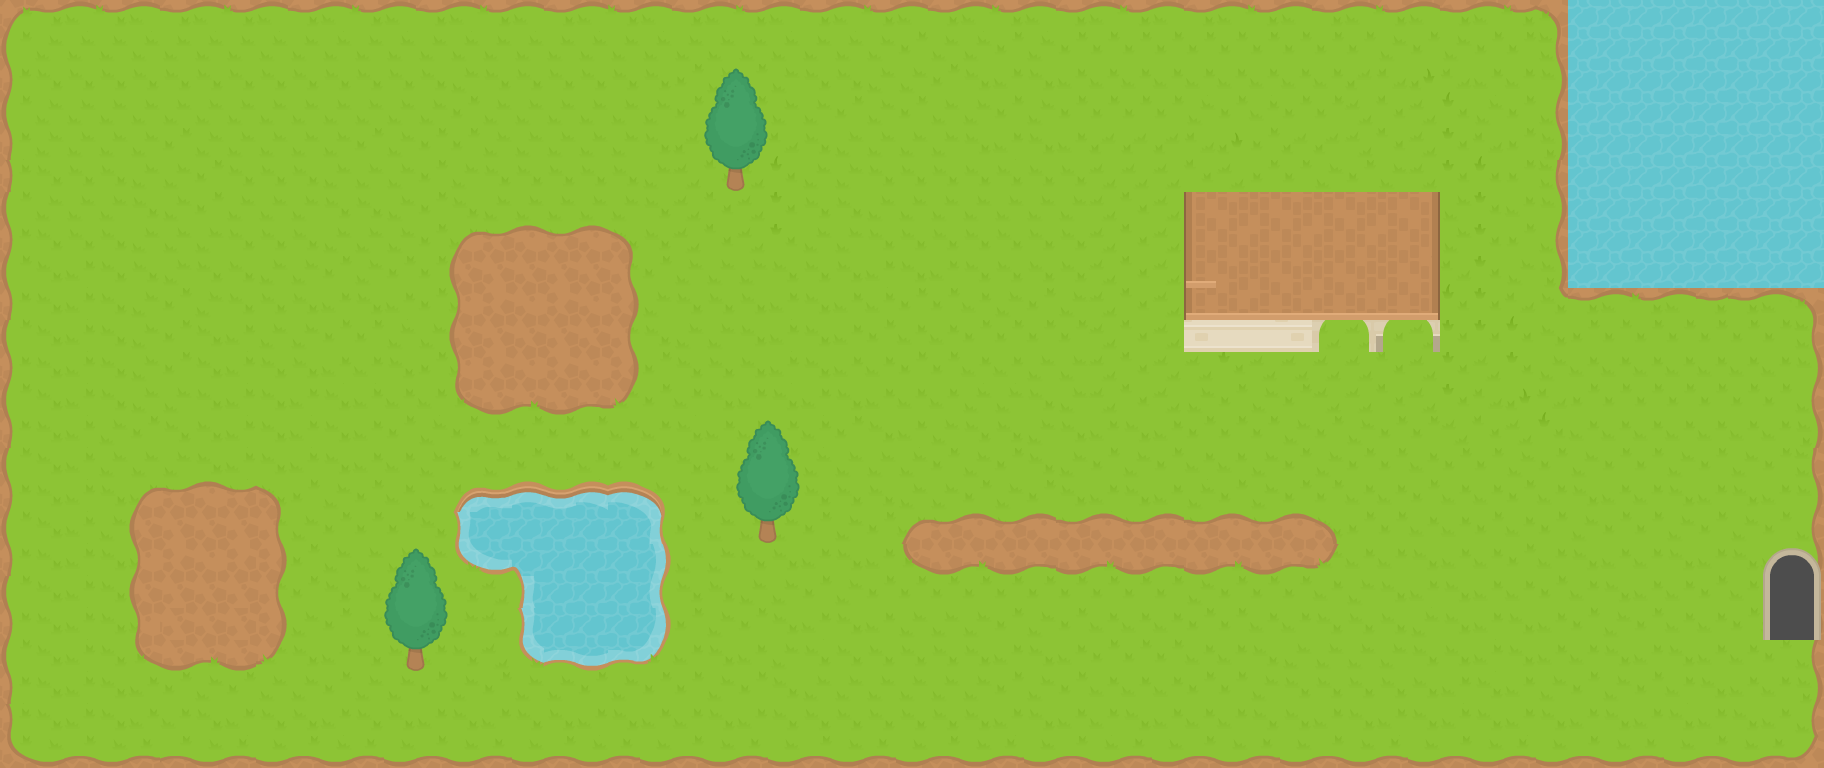

The image is a tile-based game level rendered from a .tmx file. Its description and source (layers, tilesets, objects; grid data summarised) follow:
An orthogonal 57x24 tile map with 32x32 px tiles, 5 tile layers (agua, suelo, salida, arbol, ...) and 18 objects (18x object).

<map version="1.4" tiledversion="1.4.3" orientation="orthogonal" renderorder="right-down" width="57" height="24" tilewidth="32" tileheight="32" infinite="0" nextlayerid="12" nextobjectid="47">
 <tileset firstgid="1" source="tileset.tsx" />
 <layer id="5" name="agua" width="57" height="24">
  <data>[1368 cells, 108 non-empty, 31 distinct tile ids]</data>
 </layer>
 <layer id="1" name="suelo" width="57" height="24">
  <data>[1368 cells, 1260 non-empty, 88 distinct tile ids]</data>
 </layer>
 <layer id="10" name="salida" width="57" height="24">
  <data>[1368 cells, 6 non-empty, 4 distinct tile ids]</data>
 </layer>
 <layer id="8" name="arbol" width="57" height="24">
  <data>[1368 cells, 24 non-empty, 8 distinct tile ids]</data>
 </layer>
 <layer id="6" name="casa" width="57" height="24">
  <data>[1368 cells, 73 non-empty, 39 distinct tile ids]</data>
 </layer>
 <objectgroup id="11" name="objects">
  <object id="5" name="casa" type="object" x="1188" y="352">
   <polygon points="0,0 252,0 250,-130 -2,-128" />
  </object>
  <object id="6" name="personaje" type="object" x="770" y="288.36" width="48" height="48" />
  <object id="7" name="npc" type="object" x="845.167" y="202.105" width="48" height="48" />
  <object id="29" name="arbol" type="object" x="706" y="130" width="63" height="60" />
  <object id="30" name="arbol" type="object" x="736" y="477" width="64" height="65" />
  <object id="32" name="arbol" type="object" x="385" y="608" width="62" height="64" />
  <object id="33" name="agua" type="object" x="449" y="480" width="223" height="93" />
  <object id="34" name="agua" type="object" x="513" y="574" width="161" height="98" />
  <object id="36" name="agua" type="object" x="1570" y="2" width="255" height="285" />
  <object id="38" name="puertamap2" type="object" x="1764" y="552" width="58" height="88" />
  <object id="39" name="pared" type="object" x="0" y="764" width="1826" height="64" />
  <object id="40" name="pared" type="object" x="-86" y="2" width="90" height="762" />
  <object id="41" name="pared" type="object" x="2" y="-100" width="1826" height="100" />
  <object id="42" name="pared" type="object" x="1824" y="-4" width="108" height="774" />
  <object id="43" name="puertajesus" type="object" x="1320" y="329" width="111" height="31" />
  <object id="44" name="enemigo" type="object" x="300" y="329" width="48" height="48" />
  <object id="45" name="moneda" type="object" x="976" y="266.667" width="30" height="30" />
  <object id="46" name="moneda" type="object" x="901.333" y="396" width="30" height="30" />
 </objectgroup>
</map>
